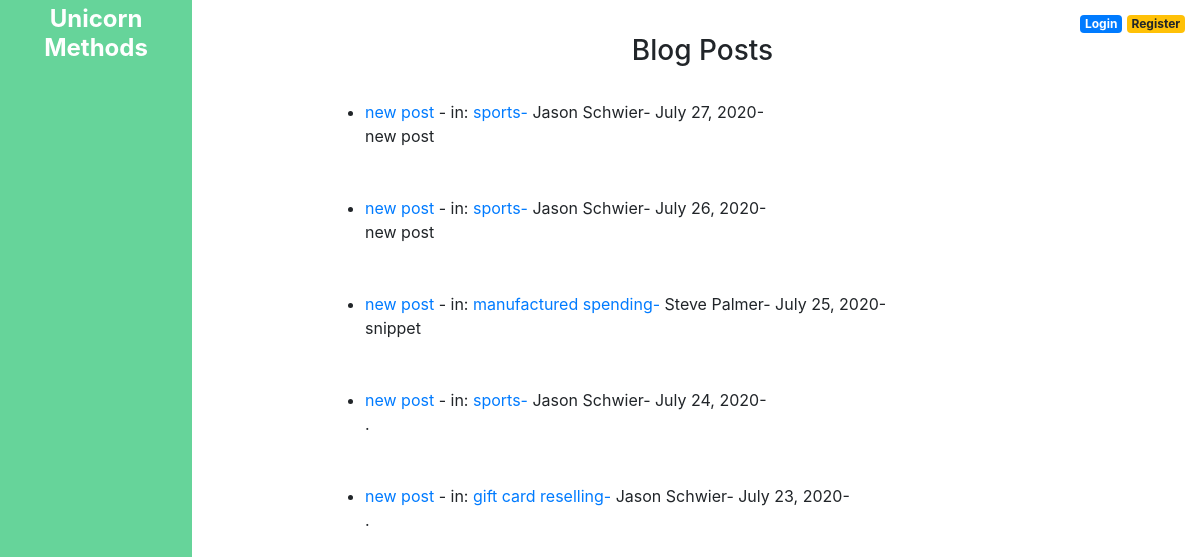
The app's page /, older data.
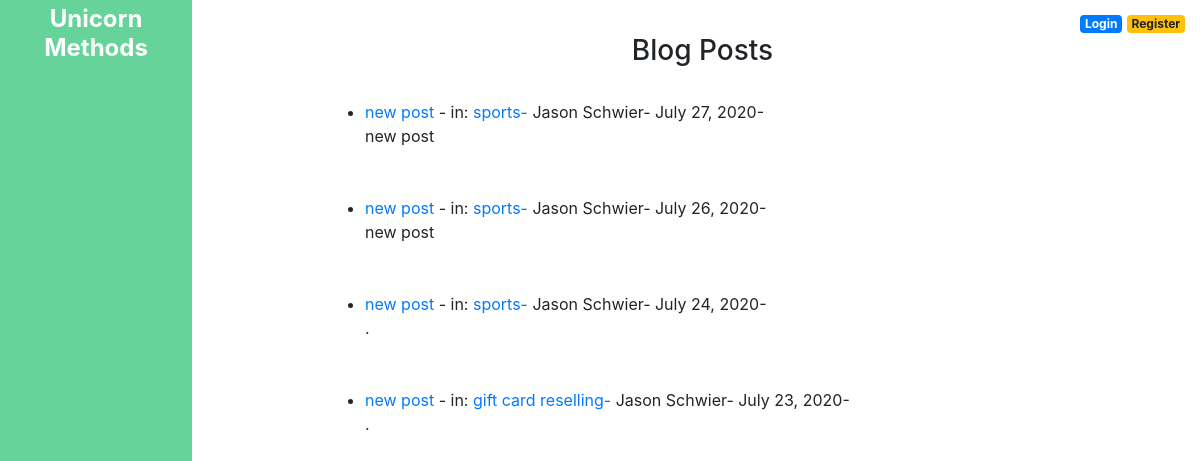
The same page, newer data.
### theblog/models.py (models this page shows, shortened)
class Post(models.Model):
	title = models.CharField(max_length= 255)
	header_image = models.ImageField(null=True, blank=True, upload_to="images/")
	title_tag = models.CharField(max_length= 255)
	author = models.ForeignKey(User, on_delete=models.CASCADE)
	body = RichTextField(blank=True, null=True, max_length=50000)
	post_date = models.DateField(auto_now_add=True)
	SEO = models.CharField(max_length = 255)
	category = models.CharField(max_length=350)
	snippet = models.CharField(max_length=50000)
	likes = models.ManyToManyField(User, related_name= 'blog_posts')

### theblog/views.py (the view)
# urls.py: path('', HomeView.as_view(), name="home"),
class HomeView(ListView):
	model = Post
	template_name = 'home.html'
	ordering = ['-post_date']
	def get_context_data(self, *args, **kwargs):
		cat_menu = Category.objects.all()
		context = super(HomeView, self).get_context_data(*args, **kwargs)
		context["cat_menu"] = cat_menu
		return context

### theblog/models.py (called while the page is built)
	def __str__(self):
		return self.name

### theblog/templates/home.html (shortened to what this page needs)
{% extends 'base.html' %}
{% block content %}
<div class="home">
<h3><center>Blog Posts </center></h3><br/>
<ul>
{% for post in object_list %}
	<li>
		<a href="{% url 'article-detail' post.pk %}">
			{{ post.title }}
		</a>-
		in:<a href="{% url 'category' post.category|slugify %}">
			{{ post.category }}-
		</a>
		{{ post.author.first_name }}
		{{ post.author.last_name }}-
		{{ post.post_date }}-
	<br/>
	{{ post.snippet }}
	<br/>
	<br/>
	<br/>
	</li>
	{% endfor %}
</ul>
</div>
{% endblock %}

Row changes from the older to the newer data that the page shows:
removed Post: title "new post", category "manufactured spending", author.first_name "Steve", author.last_name "Palmer", post_date "July 25, 2020", snippet "snippet"
